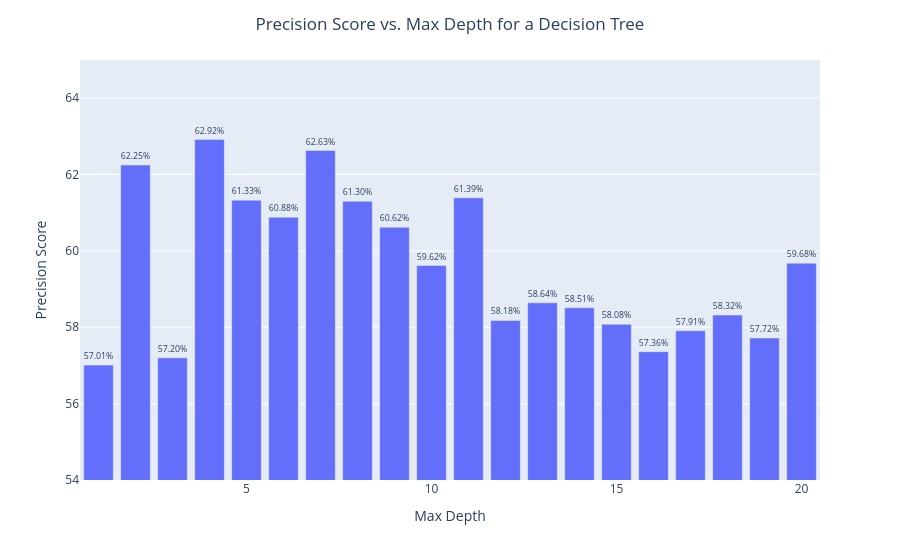

The code cell stored with this chart in its notebook:
### Code cell
# Convert the dictionary to a DataFrame
df = pd.DataFrame(list(precision_by_depth.items()), columns=['max_depth', 'precision_score'])
df.loc[:,'precision_score'] = df.precision_score*100.0 # need for % visualisation

# Create the bar chart using Plotly Express
fig = px.bar(df,
             x='max_depth',
             y='precision_score',
            #  title='Precision Score vs. Max Depth for a Decision Tree',
             labels={'max_depth': 'Max Depth', 'precision_score': 'Precision Score'},
             range_y=[54, 65],
             text='precision_score')

# Update the text format to display as percentages
fig.update_traces(texttemplate='%{text:.2f}%', textposition='outside')

# Center the title
fig.update_layout(title={'text': 'Precision Score vs. Max Depth for a Decision Tree', 'x': 0.5, 'xanchor': 'center'})


# Show the figure
fig.show()

### Figure 1 — Plotly figure (JSON) as saved in the notebook; plotly's stock layout.template omitted (floating-point values rounded to 4 significant figures)
{"data": [{"hovertemplate": "Max Depth=%{x}<br>Precision Score=%{text}<extra></extra>", "legendgroup": "", "marker": {"color": "#636efa", "pattern": {"shape": ""}}, "name": "", "orientation": "v", "showlegend": false, "text": [57.01, 62.25, 57.2, 62.92, 61.33, 60.88, 62.63, 61.3, 60.62, 59.62, 61.39, 58.18, 58.64, 58.51, 58.08, 57.36, 57.91, 58.32, 57.72, 59.68], "textposition": "outside", "texttemplate": "%{text:.2f}%", "type": "bar", "x": [1, 2, 3, 4, 5, 6, 7, 8, 9, 10, 11, 12, 13, 14, 15, 16, 17, 18, 19, 20], "xaxis": "x", "y": [57.01, 62.25, 57.2, 62.92, 61.33, 60.88, 62.63, 61.3, 60.62, 59.62, 61.39, 58.18, 58.64, 58.51, 58.08, 57.36, 57.91, 58.32, 57.72, 59.68], "yaxis": "y"}], "layout": {"barmode": "relative", "legend": {"tracegroupgap": 0}, "margin": {"t": 60}, "title": {"text": "Precision Score vs. Max Depth for a Decision Tree", "x": 0.5, "xanchor": "center"}, "xaxis": {"anchor": "y", "domain": [0.0, 1.0], "title": {"text": "Max Depth"}}, "yaxis": {"anchor": "x", "domain": [0.0, 1.0], "range": [54, 65], "title": {"text": "Precision Score"}}}}
